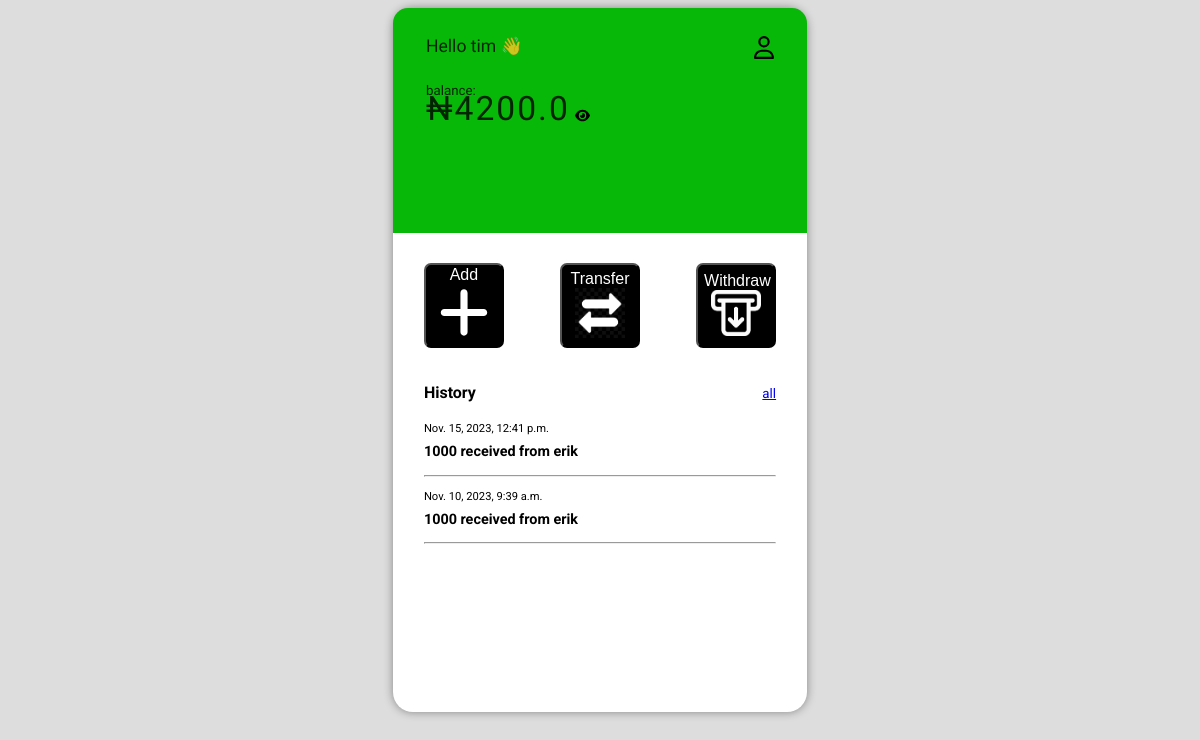
Page / (signed in) on the committed database.
### base/models.py (models this page shows, shortened)
class Account(models.Model):
    user = models.ForeignKey(User, on_delete=models.CASCADE)
    balance = models.FloatField()
    account_number = models.BigIntegerField(editable=True, unique=True)
    account_name = models.CharField(max_length=200)
    updated = models.DateTimeField(auto_now=True)
    created = models.DateTimeField(auto_now_add=True)
    def __str__(self):
        return self.account_name

class Action(models.Model):
    account = models.ForeignKey(Account, on_delete=models.CASCADE, related_name="senders_account")
    receiver_account = models.ForeignKey(Account, on_delete=models.CASCADE, related_name="receivers_account")
    amount = models.IntegerField()
    transaction_type = models.CharField(max_length=100)
    updated = models.DateTimeField(auto_now=True, editable=True)
    created = models.DateTimeField(auto_now_add=True, editable=True)
    class Meta:
        ordering = ['-created', '-updated']

### base/views.py (the view)
# urls.py: path('', views.home, name='home'),
@login_required(login_url='/login')
def home(request):
    actions = Action.objects.all()
    account = Account.objects.get(user=request.user)
    filtered_actions = []
    for action in actions:
        if action.receiver_account == account or action.account == account:
            filtered_actions.append(action)
    context = {'account': account, 'actions': filtered_actions[:3]}
    return render(request, 'base/home.html', context)

### base/templates/base/home.html (shortened to what this page needs)
{% extends 'main.html' %}
{% block content %}
{% load static %}
<link rel="stylesheet" href="{% static 'styles/home_styles.css' %}">
<div class="finance-div">
    <div class="finance-innerdiv">
        <a href="{% url 'add-money' %}" class="add-link">
            <button class="add-btn">
                Add
                <br>
                <img src="{% static 'images/plus-solid.svg' %}" alt="">
            </button>
        </a>
        <a href="{% url 'transfer' account.id %}" class="transfer-link">
            <button class="transfer-btn">
                Transfer
                <br>
                <img src="{% static 'images/trasfer-icon.png' %}" alt="">
            </button>
        </a>
        <a href="" class="withdraw-link">
            <button class="withdraw-btn">
                Withdraw
                <br>
                <img src="{% static 'images/withdraw-image.png' %}" alt="">
            </button>
        </a>
    </div>
</div>
<div class="account-history-div">
    <div class="account-history-innerdiv">
        <div class="history-header-div">
            <h4 class="history-header">History</h4>
            <a href="{% url 'transaction-history' %}" class="all-history-link">
                <small>all</small>
            </a>
        </div>
        {% for action in actions %}
        {% if action.receiver_account.user == request.user %}
        <small class="transaction_created">{{action.created}}</small>
        <h3 class="transaction">{{action.amount}} received from
            {{action.account}}</h3>
        <hr>
        {% endif %}
        {% endfor %}
    </div>
</div>
{% endblock content %}

### templates/main.html (shortened to what this page needs)
<!DOCTYPE html>
{% load static %}
<html lang="en">
<head>
    <link rel="stylesheet" href="{% static 'styles/main.css' %}">
</head>
<body>
    <main>
        <div class="home-container">
            <div class="account-info-div">
                <div class="account-info-innerdiv">
                    <div class="head">
                        <p class="salutation-txt">Hello {{account.account_name}} 👋</p>
                        <img src="{% static 'images/user-regular.svg' %}" alt="" class="profile-img">
                    </div>
                    <div class="balance-div">
                        <small class="balance-label">balance:</small>
                        <div class="balance-innerdiv">
                            <h3 class="balance" id="balance">₦{{account.balance}}</h3>
                            <img src="{% static 'images/eye-solid.svg' %}" alt="" class="view-icon" id="view-icon">
                        </div>
                    </div>
                </div>
            </div>
            {% block content %}
            {% endblock content %}
        </div>
    </main>
</body>
</html>

### static/styles/main.css (style rules this page uses)
body { font-family: 'Roboto', sans-serif; background-color: #ddd; }
main { width: 100%; height: 100%; display: flex; justify-content: center; align-items: center; }
.home-container { background-color: #fff; width: 35%; height: 88vh; border-radius: 20px; box-shadow: 0 0 10px hsl(0, 0%, 0%, .4); }
.account-info-div { width: 100%; height: 32%; background-color: rgb(8, 184, 8); border-top-right-radius: 15px; border-top-left-radius: 15px; color: hsl(0, 0%, 0%, .8); display: flex; justify-content: center; font-family: 'Agbalumo'; }
.account-info-innerdiv { width: 84%; padding-top: 10px; }
.head { display: grid; grid-template-columns: auto auto; width: 100%; }
.salutation-txt { font-weight: 300; font-size: 1.1em; }
.balance { font-weight: 400; font-size: 2.1em; letter-spacing: 2px; margin-top: -10px; }
.profile-img { width: 20px; justify-self: right; margin-top: 18px; cursor: pointer; }
.balance-label { margin-bottom: 0; }
.balance-div { margin-top: 7px; }
.balance-innerdiv { display: flex; }
.view-icon { width: 15px; margin-top: -30px; margin-left: 5px; }

### static/styles/home_styles.css (style rules this page uses)
.finance-div { display: flex; justify-content: center; width: 100%; margin-top: 10px; margin-bottom: 35px; }
.finance-innerdiv { display: grid; grid-template-columns: auto auto auto; width: 85%; margin-top: 20px; }
.finance-innerdiv>a>button { background-color: black; color: #fff; font-size: 100%; width: 80px; height: 85px; border-radius: 7px; cursor: pointer; }
.finance-innerdiv>a>button>img { filter: invert(100%) sepia(0%) saturate(0%) hue-rotate(49deg) brightness(103%) contrast(103%); width: 50px; }
.add-link { justify-self: left; }
.transfer-link { justify-self: center; }
.withdraw-link { justify-self: right; }
.account-history-div { display: flex; justify-content: center; margin-top: 20px; }
.account-history-innerdiv { width: 85%; }
.history-header-div { display: grid; grid-template-columns: auto auto; margin-bottom: 15px; }
.history-header { margin: 0; }
.all-history-link { justify-self: right; }
.transaction_created { font-size: .7em; }
.transaction { font-size: .9em; font-weight: 700; margin-top: 7px; }

### rows in the picture
Account: account_name "tim", balance "4200.0"
Action: created "Nov. 15, 2023, 12:41 p.m.", amount "1000", account "erik"
Action: created "Nov. 10, 2023, 9:39 a.m.", amount "1000", account "erik"
